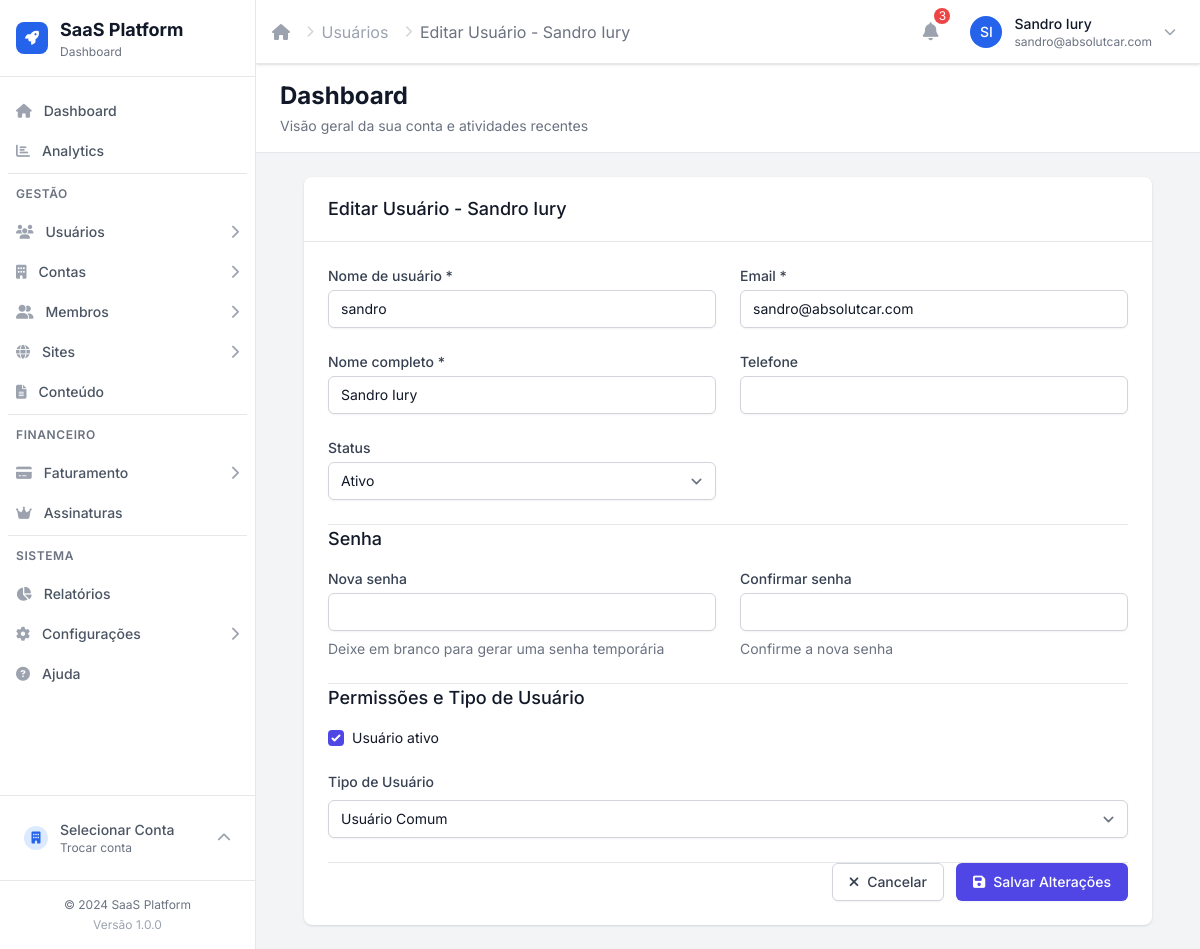
Page /admin-panel/users/15/edit/ (signed in) on the committed database.
### users/models.py (models this page shows, shortened)
class User(AbstractUser):
    STATUS_CHOICES = [
        ('active', _('Ativo')),
        ('inactive', _('Inativo')),
        ('pending', _('Pendente')),
        ('suspended', _('Suspenso')),
    ]
    USER_TYPE_CHOICES = [
        ('user', _('Usuário Comum')),
        ('admin', _('Administrador')),
        ('superadmin', _('Super Administrador')),
    ]
    email = models.EmailField(_('Email'), unique=True)
    phone = models.CharField(_('Telefone'), max_length=20, blank=True, null=True)
    avatar = models.ImageField(
        _('Avatar'),
        upload_to='avatars/',
        blank=True,
        null=True,
        help_text=_('Imagem de perfil do usuário')
    )
    status = models.CharField(
        _('Status'),
        max_length=20,
        choices=STATUS_CHOICES,
        default='active'
    )
    user_type = models.CharField(
        _('Tipo de Usuário'),
        max_length=20,
        choices=USER_TYPE_CHOICES,
        default='user'
    )
    created_at = models.DateTimeField(_('Criado em'), auto_now_add=True)
    updated_at = models.DateTimeField(_('Atualizado em'), auto_now=True)
    last_login_ip = models.GenericIPAddressField(
        _('Último IP de login'),
        blank=True,
        null=True
    )
    email_verified = models.BooleanField(_('Email verificado'), default=False)
    phone_verified = models.BooleanField(_('Telefone verificado'), default=False)
    failed_login_attempts = models.PositiveIntegerField(
        _('Tentativas de login falhadas'),
        default=0
    )
    locked_until = models.DateTimeField(
        _('Bloqueado até'),
        blank=True,
        null=True
    )
    is_deleted = models.BooleanField(
        _('Deletado'),
        default=False,
        help_text=_('Indica se o usuário foi deletado (soft delete)')
    )
    deleted_at = models.DateTimeField(
        _('Deletado em'),
        blank=True,
        null=True
    )
    USERNAME_FIELD = 'email'
    REQUIRED_FIELDS = ['username', 'first_name', 'last_name']
    objects = UserManager()  # Manager padrão que filtra usuários não deletados
    all_objects = models.Manager()  # Manager que retorna todos os usuários
    class Meta:
        verbose_name = _('Usuário')
        verbose_name_plural = _('Usuários')
        ordering = ['-created_at']
    def get_full_name(self):
        return f"{self.first_name} {self.last_name}".strip() or self.username
    def delete(self, *args, **kwargs):
        """Override do delete padrão para usar soft delete"""
        self.soft_delete()

### admin_panel/views.py (the view, shortened to what this page needs)
# urls.py: path('users/<int:user_id>/edit/', views.user_edit, name='user_edit'),
@login_required
def user_edit(request, user_id):
    if not (request.user.is_staff or request.user.is_superuser):
        raise PermissionDenied('Você não tem permissão para editar usuários.')
    user = get_object_or_404(User, id=user_id)
    if request.method == 'POST':
        form = UserForm(request.POST, instance=user, current_user=request.user)
        if form.is_valid():
            user = form.save(commit=False)
            password = form.cleaned_data.get('password')
            if password:
                user.set_password(password)
            user.save()
            messages.success(request, f'Usuário {user.get_full_name()} atualizado com sucesso!')
            return redirect('admin_panel:users_list')
    else:
        form = UserForm(instance=user, current_user=request.user)
    context = {
        'form': form,
        'user': user,
        'title': f'Editar Usuário - {user.get_full_name()}',
        'action': 'edit'
    }
    return render(request, 'admin_panel/users/form.html', context)

### users/models.py (called while the page is built)
    def get_queryset(self):
        return super().get_queryset().filter(is_deleted=False)

### templates/admin_panel/users/form.html (shortened to what this page needs)
{% extends 'dashboard/base_dashboard.html' %}
{% load static %}
{% block breadcrumb %}
    <li>
        <a href="{% url 'admin_panel:dashboard' %}" class="text-gray-400 hover:text-gray-500 transition-colors">
            <i class="fas fa-home"></i>
        </a>
    </li>
    <li class="flex items-center">
        <i class="fas fa-chevron-right text-gray-300 text-xs mx-2"></i>
        <a href="{% url 'admin_panel:users_list' %}" class="text-gray-400 hover:text-gray-500 transition-colors">Usuários</a>
    </li>
    <li class="flex items-center">
        <i class="fas fa-chevron-right text-gray-300 text-xs mx-2"></i>
        <span class="text-gray-500">{{ title }}</span>
    </li>
{% endblock %}
{% block dashboard_content %}
<div class="max-w-7xl mx-auto px-4 sm:px-6 lg:px-8">
    <div class="bg-white dark:bg-gray-800 shadow rounded-lg">
         <div class="px-4 py-5 sm:px-6 border-b border-gray-200 dark:border-gray-700">
             <h3 class="text-lg leading-6 font-medium text-gray-900 dark:text-white">{{ title }}</h3>
         </div>
        <div class="px-4 py-5 sm:p-6">
            <form method="post" class="space-y-6">
                <div class="grid grid-cols-1 gap-6 sm:grid-cols-2">
                    <div>
                        <label for="id_username" class="block text-sm font-medium text-gray-700 dark:text-gray-300">Nome de usuário *</label>
                        <input type="text" class="mt-1 block w-full border-gray-300 dark:border-gray-600 bg-white dark:bg-gray-700 text-gray-900 dark:text-white rounded-md shadow-sm focus:ring-indigo-500 focus:border-indigo-500 sm:text-sm"
                               id="id_username" name="username" value="{{ form.username.value|default:'' }}" required>
                    </div>
                    <div>
                        <label for="id_email" class="block text-sm font-medium text-gray-700 dark:text-gray-300">Email *</label>
                        <input type="email" class="mt-1 block w-full border-gray-300 dark:border-gray-600 bg-white dark:bg-gray-700 text-gray-900 dark:text-white rounded-md shadow-sm focus:ring-indigo-500 focus:border-indigo-500 sm:text-sm"
                               id="id_email" name="email" value="{{ form.email.value|default:'' }}" required>
                    </div>
                    <div>
                        <label for="id_name" class="block text-sm font-medium text-gray-700 dark:text-gray-300">Nome completo *</label>
                        <input type="text" class="mt-1 block w-full border-gray-300 dark:border-gray-600 bg-white dark:bg-gray-700 text-gray-900 dark:text-white rounded-md shadow-sm focus:ring-indigo-500 focus:border-indigo-500 sm:text-sm"
                               id="id_name" name="name" value="{{ form.name.value|default:'' }}" required>
                    </div>
                    <div>
                        <label for="id_phone" class="block text-sm font-medium text-gray-700 dark:text-gray-300">Telefone</label>
                        <input type="text" class="mt-1 block w-full border-gray-300 dark:border-gray-600 bg-white dark:bg-gray-700 text-gray-900 dark:text-white rounded-md shadow-sm focus:ring-indigo-500 focus:border-indigo-500 sm:text-sm"
                               id="id_phone" name="phone" value="{{ form.phone.value|default:'' }}">
                    </div>
                    <div>
                        <label for="id_status" class="block text-sm font-medium text-gray-700 dark:text-gray-300">Status</label>
                        <select id="id_status" name="status" class="mt-1 block w-full border-gray-300 dark:border-gray-600 bg-white dark:bg-gray-700 text-gray-900 dark:text-white rounded-md shadow-sm focus:ring-indigo-500 focus:border-indigo-500 sm:text-sm">
                            <option value="active" {% if form.status.value == 'active' %}selected{% endif %}>Ativo</option>
                        </select>
                    </div>
                </div>
                <div class="border-t border-gray-200 dark:border-gray-700 pt-6">
                    <h4 class="text-lg font-medium text-gray-900 dark:text-white mb-4">Senha</h4>
                    <div class="grid grid-cols-1 gap-6 sm:grid-cols-2">
                        <div>
                            <label for="id_password" class="block text-sm font-medium text-gray-700 dark:text-gray-300">
                                {% if action == 'create' %}Nova senha *{% else %}Nova senha{% endif %}
                            </label>
                            <input type="password" class="mt-1 block w-full border-gray-300 dark:border-gray-600 bg-white dark:bg-gray-700 text-gray-900 dark:text-white rounded-md shadow-sm focus:ring-indigo-500 focus:border-indigo-500 sm:text-sm"
                                   id="id_password" name="password" {% if action == 'create' %}required{% endif %}>
                            <p class="mt-2 text-sm text-gray-500 dark:text-gray-400">{{ form.password.help_text }}</p>
                        </div>
                        <div>
                            <label for="id_confirm_password" class="block text-sm font-medium text-gray-700 dark:text-gray-300">
                                {% if action == 'create' %}Confirmar senha *{% else %}Confirmar senha{% endif %}
                            </label>
                            <input type="password" class="mt-1 block w-full border-gray-300 dark:border-gray-600 bg-white dark:bg-gray-700 text-gray-900 dark:text-white rounded-md shadow-sm focus:ring-indigo-500 focus:border-indigo-500 sm:text-sm"
                                   id="id_confirm_password" name="confirm_password" {% if action == 'create' %}required{% endif %}>
                            <p class="mt-2 text-sm text-gray-500 dark:text-gray-400">{{ form.confirm_password.help_text }}</p>
                        </div>
                    </div>
                </div>
                <div class="border-t border-gray-200 dark:border-gray-700 pt-6">
                    <h4 class="text-lg font-medium text-gray-900 dark:text-white mb-4">Permissões e Tipo de Usuário</h4>
                    <div class="space-y-6">
                        <div class="flex items-center">
                            <input type="checkbox" id="id_is_active" name="is_active" class="h-4 w-4 text-indigo-600 focus:ring-indigo-500 border-gray-300 rounded" {% if form.is_active.value %}checked{% endif %}>
                            <label for="id_is_active" class="ml-2 block text-sm text-gray-900 dark:text-white">
                                Usuário ativo
                            </label>
                        </div>
                        <div>
                            <label for="{{ form.user_type.id_for_label }}" class="block text-sm font-medium text-gray-700 dark:text-gray-300 mb-2">{{ form.user_type.label }}</label>
                            {{ form.user_type }}
                        </div>
                    </div>
                </div>
                <div class="border-t border-gray-200 dark:border-gray-700 pt-6">
                    <div class="flex justify-end space-x-3">
                        <a href="{% url 'admin_panel:users_list' %}" class="inline-flex items-center px-4 py-2 border border-gray-300 dark:border-gray-600 shadow-sm text-sm font-medium rounded-md text-gray-700 dark:text-gray-300 bg-white dark:bg-gray-700 hover:bg-gray-50 dark:hover:bg-gray-600 focus:outline-none focus:ring-2 focus:ring-offset-2 focus:ring-indigo-500">
                            <i class="fas fa-times mr-2"></i> Cancelar
                        </a>
                        <button type="submit" class="inline-flex items-center px-4 py-2 border border-transparent text-sm font-medium rounded-md shadow-sm text-white bg-indigo-600 hover:bg-indigo-700 focus:outline-none focus:ring-2 focus:ring-offset-2 focus:ring-indigo-500 dark:focus:ring-offset-gray-800">
                            <i class="fas fa-save mr-2"></i>
                            {% if action == 'create' %}Criar Usuário{% else %}Salvar Alterações{% endif %}
                        </button>
                    </div>
                </div>
            </form>
        </div>
    </div>
</div>
{% endblock %}

### templates/dashboard/base_dashboard.html (shortened to what this page needs)
{% extends 'base.html' %}
{% block content %}
<div class="h-screen flex overflow-hidden bg-gray-100 dark:bg-gray-900" x-data="{ sidebarOpen: false }">
    <div class="hidden md:flex md:flex-shrink-0">
        <div class="flex flex-col w-64">
            <div class="flex flex-col h-0 flex-1 bg-white dark:bg-gray-800 border-r border-gray-200 dark:border-gray-700">
                {% include 'dashboard/partials/sidebar_content.html' %}
            </div>
        </div>
    </div>
    <div class="flex flex-col w-0 flex-1 overflow-hidden">
        <div class="relative z-10 flex-shrink-0 flex h-16 bg-white dark:bg-gray-800 shadow border-b border-gray-200 dark:border-gray-700">
            <div class="flex-1 px-4 flex justify-between items-center">
                <div class="flex items-center space-x-4">
                    <nav class="hidden sm:flex" aria-label="Breadcrumb">
                        <ol class="flex items-center space-x-2">
                            {% block breadcrumb %}{% endblock %}
                        </ol>
                    </nav>
                </div>
                <div class="flex items-center space-x-4">
                    {% block top_actions %}
                        <div class="relative" x-data="{ open: false }">
                            <button @click="open = !open"
                                    class="p-2 text-gray-400 dark:text-gray-500 hover:text-gray-500 dark:hover:text-gray-400 focus:outline-none focus:ring-2 focus:ring-primary-500 rounded-full relative">
                                <i class="fas fa-bell text-lg"></i>
                                <span class="absolute -top-1 -right-1 h-4 w-4 bg-red-500 text-white text-xs rounded-full flex items-center justify-center">3</span>
                            </button>
                        </div>
                    {% endblock %}
                    <div class="relative" x-data="{ open: false }">
                        <button @click="open = !open"
                                class="flex items-center space-x-3 p-2 rounded-lg hover:bg-gray-50 dark:hover:bg-gray-700 focus:outline-none focus:ring-2 focus:ring-primary-500">
                            <div class="w-8 h-8 bg-primary-600 rounded-full flex items-center justify-center">
                                {% if user.avatar %}
                                    <img src="{{ user.avatar.url }}" alt="{{ user.get_full_name }}" class="w-8 h-8 rounded-full object-cover">
                                {% else %}
                                    <span class="text-white text-sm font-medium">{{ user.first_name|first|upper }}{{ user.last_name|first|upper }}</span>
                                {% endif %}
                            </div>
                            <div class="hidden sm:block text-left">
                                <p class="text-sm font-medium text-gray-900 dark:text-white">{{ user.get_full_name|default:user.username }}</p>
                                <p class="text-xs text-gray-500 dark:text-gray-400">{{ user.email }}</p>
                            </div>
                            <i class="fas fa-chevron-down text-gray-400 dark:text-gray-500 text-xs"></i>
                        </button>
                    </div>
                </div>
            </div>
        </div>
        <main class="flex-1 relative overflow-y-auto focus:outline-none">
            {% block page_header %}
                <div class="bg-white dark:bg-gray-800 border-b border-gray-200 dark:border-gray-700 px-4 py-4 sm:px-6">
                    <div class="flex items-center justify-between">
                        <div>
                            <h1 class="text-2xl font-bold text-gray-900 dark:text-white hidden sm:block">
                                {% block page_title %}Dashboard{% endblock %}
                            </h1>
                            {% block page_description %}
                                <p class="mt-1 text-sm text-gray-500 dark:text-gray-400 hidden sm:block">
                                    Visão geral da sua conta e atividades recentes
                                </p>
                            {% endblock %}
                        </div>
                    </div>
                </div>
            {% endblock %}
            <div class="px-4 py-6 sm:px-6">
                {% block dashboard_content %}{% endblock %}
            </div>
        </main>
    </div>
</div>
{% endblock %}

### rows in the picture
User: first_name|first "S", last_name|first "I", get_full_name "Sandro Iury", email "sandro@absolutcar.com", username "sandro", status "Ativo", user_type "Usuário Comum"

### other values in the picture
{{ title }} "Editar Usuário - Sandro Iury"
